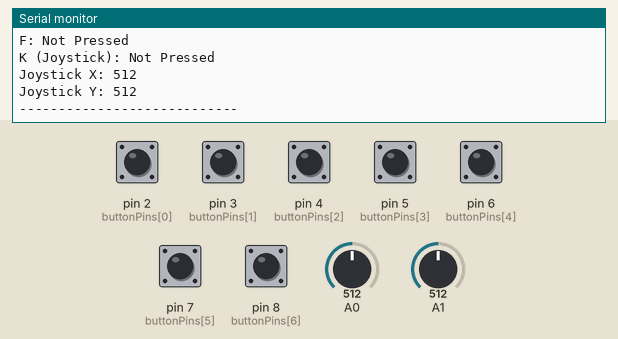
This sketch was run on a simulated Arduino Uno, built with avr-gcc and run on an emulated ATmega328P. Shown: the last lines printed to the serial monitor. Inputs (shaded band) come from the test bench; at power-on: pin 2 (buttonPins[0]), pin 3 (buttonPins[1]), pin 4 (buttonPins[2]), pin 5 (buttonPins[3]), pin 6 (buttonPins[4]), pin 7 (buttonPins[5]), pin 8 (buttonPins[6]) HIGH, A0 = 512, A1 = 512.

Above: at 1.5 s.
1.6 s: A0 set to 0
At 2.4 s:
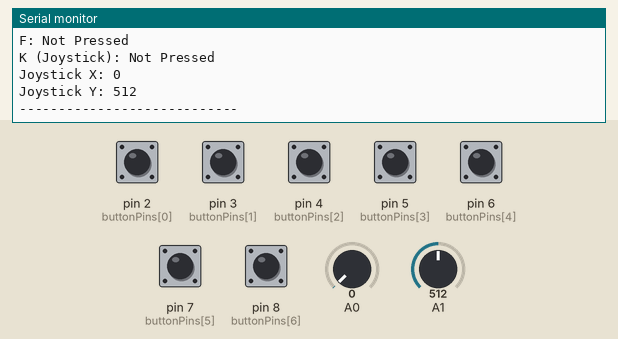
4.9 s: A1 set to 0
At 5.6 s:
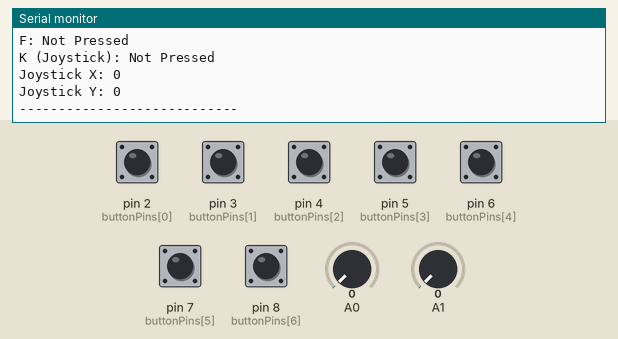

The sketch:

sketch_may12b.ino
```cpp
// 定义按钮引脚
const int buttonPins[7] = {2, 3, 4, 5, 6, 7, 8};

void setup() {
  Serial.begin(9600);

  // 设置按钮为输入
  for (int i = 0; i < 7; i++) {
    pinMode(buttonPins[i], INPUT_PULLUP);  // 使用内部上拉电阻
  }

  // 模拟引脚无需设置 pinMode，默认是输入
}

void loop() {
  // 显示按钮状态
  Serial.println("Button States:");

  Serial.print("A: "); Serial.println(digitalRead(buttonPins[0]) == LOW ? "Pressed" : "Not Pressed");
  Serial.print("B: "); Serial.println(digitalRead(buttonPins[1]) == LOW ? "Pressed" : "Not Pressed");
  Serial.print("C: "); Serial.println(digitalRead(buttonPins[2]) == LOW ? "Pressed" : "Not Pressed");
  Serial.print("D: "); Serial.println(digitalRead(buttonPins[3]) == LOW ? "Pressed" : "Not Pressed");
  Serial.print("E: "); Serial.println(digitalRead(buttonPins[4]) == LOW ? "Pressed" : "Not Pressed");
  Serial.print("F: "); Serial.println(digitalRead(buttonPins[5]) == LOW ? "Pressed" : "Not Pressed");
  Serial.print("K (Joystick): "); Serial.println(digitalRead(buttonPins[6]) == LOW ? "Pressed" : "Not Pressed");

  // 读取摇杆值
  int xAxis = analogRead(A0);
  int yAxis = analogRead(A1);

  Serial.print("Joystick X: "); Serial.println(xAxis);
  Serial.print("Joystick Y: "); Serial.println(yAxis);

  Serial.println("----------------------------");

  delay(500); // 每隔半秒读取一次
}
```

Measured:
- after the input at 1.6 s, the serial monitor: prints a new line after 0.48 s (image 1)
- after the input at 4.9 s, the serial monitor: prints a new line after 0.40 s (image 2)
